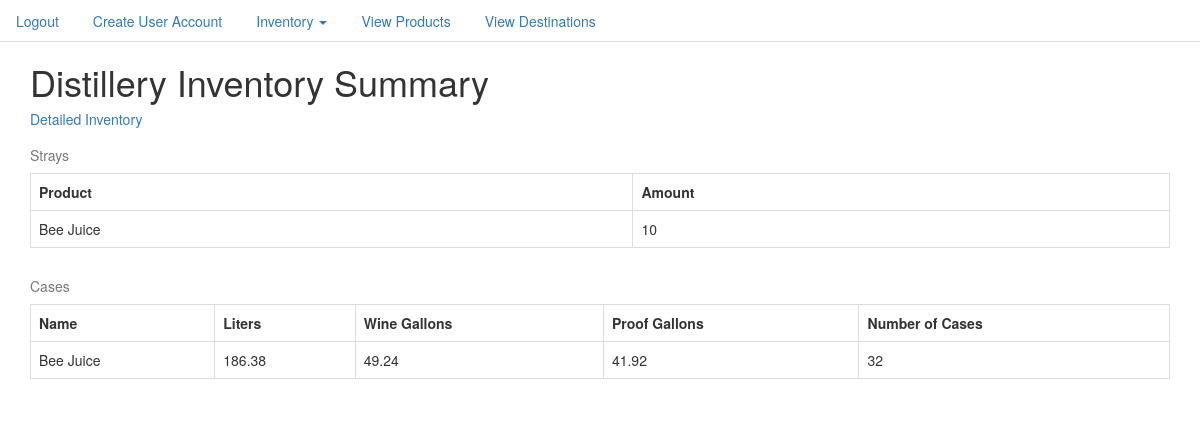
The app's page / (signed in) with its own data.
### inventory/models.py (models this page shows, shortened)
class Product(models.Model):
    product_name = models.CharField(max_length=50)
    product_type = models.CharField(max_length=50)
    UPC = models.CharField(max_length=20)
    bottle_size = models.IntegerField()
    def __str__(self):
        return str(self.product_name)
    @property
    def number_of_strays(self):
        return Stray.objects.filter(name=self).count()
    @property
    def number_of_cases(self):
        return InventoryItem.objects.filter(name=self).filter(date_removed=None).count()
    @property
    def total_liters(self):
        cases = InventoryItem.objects.filter(name=self)
        liters = []
        for case in cases:
            liters.append(case.liters)
        return sum(liters)
    @property
    def total_wine_gallons(self):
        return round((float(self.total_liters) * .264172),2)
    @property
    def total_proof_gallons(self):
        cases = InventoryItem.objects.filter(name=self)
        proof_gallons = []
        for case in cases:
            proof_gallons.append(case.proof_gallons)
        return round(sum(proof_gallons),2)

class InventoryItem(models.Model):
    case_number = models.IntegerField(unique=True)
    date_assigned = models.DateField()
    name = models.ForeignKey(Product, on_delete=models.PROTECT)
    proof = models.DecimalField(max_digits=5,decimal_places=2)
    date_removed = models.DateTimeField(null=True,blank=True)
    destination = models.CharField(null=True,max_length=100,blank=True)
    case_fraction = models.DecimalField(max_digits=5,decimal_places=4,default=1.0)
    @property
    def bottles_per_case(self):
        if self.name.bottle_size == 750:
            return int(round(6 * self.case_fraction,0))
        elif self.name.bottle_size == 375:
            return int(round(12 * self.case_fraction,0))
    @property
    def liters(self):
        return round(self.name.bottle_size/1000 * self.bottles_per_case,2)
    @property
    def wine_gallons(self):
        return round((float(self.liters) * .264172),2)
    @property
    def proof_gallons(self):
        return round((int(self.proof)/100 * self.wine_gallons), 2)

### inventory/views.py (the view)
# urls.py: url(r'^$', InventorySummaryView.as_view(), name='inventory_summary_view'),
class InventorySummaryView(LoginRequiredMixin, ListView):
    model = Product
    def get_template_names(self):
        return('inventory/inventory_summary.html')

### templates/inventory/inventory_summary.html (shortened to what this page needs)
{% extends 'base.html' %}
{% block content %}
<div class="container">
  <h1>Distillery Inventory Summary</h1>
  <h5><a href="{% url 'inventory_list_view' %}">Detailed Inventory</a></h5>
  <table  class="table table-bordered" >
      <caption>Strays</caption>
    <tr>
      <th>Product</th>
      <th>Amount</th>
    </tr>
    {% for product in object_list %}
    <tr>
      <td>{{product}}</td>
        <td>{{product.number_of_strays}}</td>
    </tr>
    {% endfor %}
<table  class="table table-bordered" >
    <caption>Cases</caption>
  <tr>
    <th>Name</th>
    <th>Liters</th>
    <th>Wine Gallons</th>
    <th>Proof Gallons</th>
    <th>Number of Cases</th>
  </tr>
  {% for product in object_list %}
  <tr>
    <td>{{product}}</td>
    <td>{{product.total_liters}}</td>
    <td>{{product.total_wine_gallons}}</td>
    <td>{{product.total_proof_gallons}}</td>
    <td>{{product.number_of_cases}}</td>
  </tr>
  {% endfor %}
</div>
{% endblock %}

### templates/base.html (style rules this page uses)
body { background-color: white; }

### records on screen
Product: product_name "Bee Juice", number_of_strays "10", total_liters "186.38", total_wine_gallons "49.24", total_proof_gallons "41.92", number_of_cases "32"
